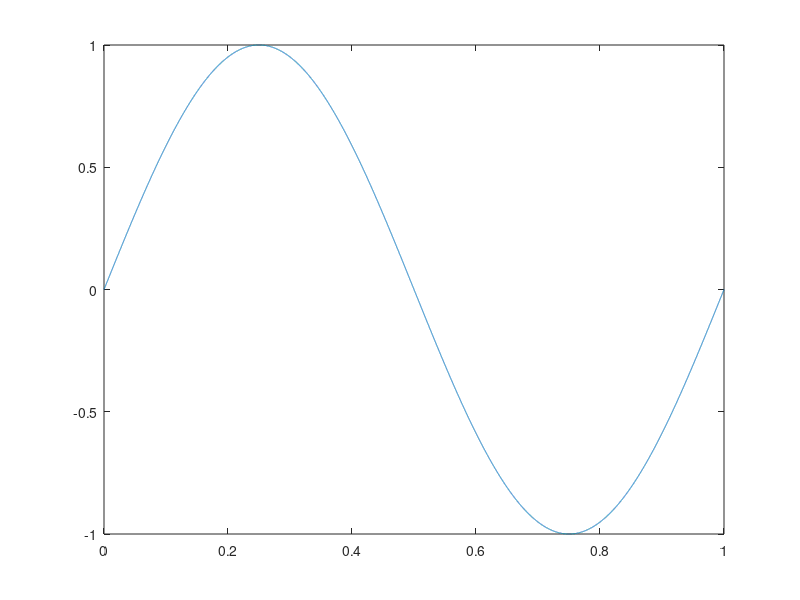

The MATLAB script that drew this image:
clear all
a0=1;
a1=0.4;
b1=0.5;
b2=0.25;
h2r=2*pi;
n=1;
tstop=1;
fc=6000;
fs=25000;
dt=1/fs;
t=(0:dt:tstop)';
b=[0.5 0.5];
a=[1 0];
sig1=sin(t*h2r);
plot(t,sig1);